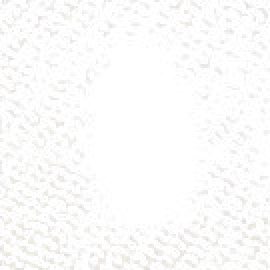
#> input picture data/image/train/pendek/C2.jpg, 135 x 135 px (shown 2 times larger)
$ jupyter execute --allow-errors 'Klasifikasi Beras Satuan.ipynb'   (shell and % lines are left out)
#> lines starting #> are read from the running program, lines starting #| are printed output that depends on the picture; after the words box and inside, x2 and y2 are one past the last pixel; in counts of white or black regions, pixels touching at a corner belong together
<a href="https://colab.research.google.com/github/Vidi005/Klasifikasi-Beras-Satuan/blob/master/Klasifikasi%20Beras%20Satuan.ipynb" target="_parent"></a>

# Klasifikasi Jenis Beras

# **Mengambil Dataset dari Github**

## Persiapan

Program ini dibuat untuk membedakan 2 jenis beras berdasarkan ukuran panjang dan lebarnya

 Ukuran beras pendek (Cilamaya)

 Ukuran beras sedang (IR 64)

Program ini menggunakan 3 macam cara untuk melakukan klasifikasinya, pada cara 1 dan 2 menggunakan klasifikasi dengan membuat fitur secara manual, dan pada cara 3 mengimplementasikan metode deep learning. Namun, untuk klasifikasi beras dengan dua jenis ini masih bisa dilakukan dengan menggunakan cara 1 dan 2, tetapi akan jauh lebih baik hasilnya dengan cara 3.

Cara 1. Klasifikasi Manual dengan Pendekatan Konvensional

Cara 2. Klasifikasi Berdasarkan SVM (Support Vector Machine)

Cara 3. Klasifikasi dengan CNN (Convolutional Neural Network.

Klik tombol run di setiap sel dari atas ke bawah dan semuanya akan berjalan dengan baik.
jika Anda tidak ingin melihat hasil sebelumnya, klik "edit" dan pilih "hapus semua output sel".

## Memasukan Fungsi Library

[cell 1]
import numpy as np
import math, os, sys
import itertools

import matplotlib.pyplot as plt
plt.style.use('default')
from scipy import ndimage

from skimage import measure, morphology
from skimage.io import imsave, imread
from skimage.color import rgb2gray
from skimage.filters import threshold_otsu
from skimage.transform import resize

from sklearn import svm, datasets
from sklearn.metrics import confusion_matrix
import pandas as pd

[cell 2]
#functions to assist visualizations

#confusion matrix drawing function provided by sklearn
def plot_confusion_matrix(cm, classes,
                          normalize=False,
                          title='Confusion matrix',
                          cmap=plt.cm.Blues):
    """
    This function prints and plots the confusion matrix.
    Normalization can be applied by setting `normalize=True`.
    #code from https://scikit-learn.org/stable/auto_examples/model_selection/plot_confusion_matrix.html#sphx-glr-auto-examples-model-selection-plot-confusion-matrix-py
    """
    if normalize:
        cm = cm.astype('float') / cm.sum(axis=1)[:, np.newaxis]
        print("Normalized confusion matrix")
    else:
        print('Confusion matrix, without normalization')

    #print(cm)

    plt.imshow(cm, interpolation='nearest', cmap=cmap)
    plt.title(title)
    #plt.colorbar()
    tick_marks = np.arange(len(classes))
    plt.xticks(tick_marks, classes, rotation=90)
    plt.yticks(tick_marks, classes)

    fmt = '.2f' if normalize else 'd'
    thresh = cm.max() / 2.
    for i, j in itertools.product(range(cm.shape[0]), range(cm.shape[1])):
        plt.text(j, i, format(cm[i, j], fmt),
                 horizontalalignment="center",
                 color="white" if cm[i, j] > thresh else "black")

    plt.ylabel('True label')
    plt.xlabel('Predicted label')
    plt.tight_layout()


def make_meshgrid(x, y, h=.02):
    """Create a mesh of points to plot in

    Parameters
    ----------
    x: data to base x-axis meshgrid on
    y: data to base y-axis meshgrid on
    h: stepsize for meshgrid, optional

    Returns
    -------
    xx, yy : ndarray
    #code from https://scikit-learn.org/stable/auto_examples/svm/plot_iris.html#sphx-glr-auto-examples-svm-plot-iris-py
    """
    x_min, x_max = x.min() - 1, x.max() + 1
    y_min, y_max = y.min() - 1, y.max() + 1
    xx, yy = np.meshgrid(np.arange(x_min, x_max, h),
                         np.arange(y_min, y_max, h))
    return xx, yy


def plot_contours(clf, xx, yy, **params):
    """Plot the decision boundaries for a classifier.

    Parameters
    ----------
    ax: matplotlib axes object
    clf: a classifier
    xx: meshgrid ndarray
    yy: meshgrid ndarray
    params: dictionary of params to pass to contourf, optional
    """
    Z = clf.predict(np.c_[xx.ravel(), yy.ravel()])
    Z = Z.reshape(xx.shape)
    out = plt.contourf(xx, yy, Z, **params)
    return out

## Mengimpor Dataset

[cell 3]
#this command below see inspects part of the files which have been downloaded from the cell above

[cell 4]
#let's visualize a single file
image = imread("data/image/train/pendek/C2.jpg")
#> image is the input picture: shape (135, 135, 4); mean R, G, B, A 96.1, 86.4, 84, 9.2
plt.figure(figsize=(3,3))
plt.imshow(image)

[cell 5]
#lets load everything into memory first

#load training dataset
X_train = []
y_train = []

for root, dirs, files in os.walk("data/image/train"):
    files = [x for x in files if x.endswith(".jpg")]
    for file in files:
        image_path = os.path.join(root, file)

        image = imread(image_path)/255.
        image = resize(image,(32,32))
        X_train.append(image)
        category = os.path.split(root)[-1]
        if category == "pendek":
            y_train.append(0)
        else:
            y_train.append(1)
X_train = np.array(X_train)
y_train = np.array(y_train)


#load test dataset
X_test = []
y_test = []

for root, dirs, files in os.walk("data/image/test"):
    files = [x for x in files if x.endswith(".jpg")]
    for file in files:
        image_path = os.path.join(root, file)

        image = imread(image_path)/255.
        image = resize(image,(32,32))
        X_test.append(image)
        category = os.path.split(root)[-1]
        if category == "pendek":
            y_test.append(0)
        else:
            y_test.append(1)
X_test = np.array(X_test)
y_test = np.array(y_test)

print("train dataset shape is:", X_train.shape,y_train.shape)
#| train dataset shape is: (4, 32, 32, 4) (4,)
print("test dataset shape is:", X_test.shape,y_test.shape)

[cell 6]
plt.subplots_adjust(wspace=0.4, hspace=0.6)

#randomly show several images from the training dataset
index = np.random.randint(0,X_train.shape[0],size=9)
#> index = [0, 3, 1, 0, 3, 3, 3, 3, 1]

for i, idx  in enumerate(index):
    plt.subplot(3,3,i+1)

    if y_train[idx] == 0:
        label = "pendek"
    else:
        label = "sedang"
    plt.title(label)
    plt.imshow(X_train[idx])
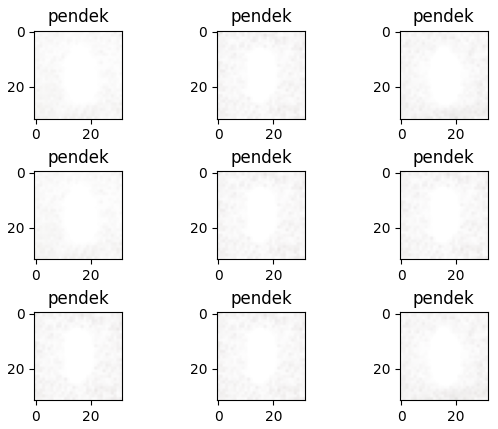
#> figure drawn by matplotlib, 9 panels

# Cara 1 Klasifikasi Secara Manual

Lets manually define the feature for classification. In this case, simply binarizing the image, extracting the area size of each image and then defining a threshold will do well. All of the image transformation and area measuring can be done with the functions of skimage and scipy.

[cell 7]
#Let's try it for one image
image = X_train[0]

#the original image
print(image.shape)
#| (32, 32, 4)
plt.figure(figsize=(3,3))
plt.imshow(image)
plt.title("Gambar Asli")
plt.show()

[cell 8]
#gray conversion
gray = rgb2gray(image)
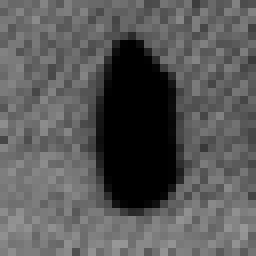
#> gray: shape (32, 32) float64 (shown 8 times larger); min 0, max 0.594, mean 0.348
print(gray.shape)
#| (32, 32)
plt.figure(figsize=(3,3))
plt.imshow(gray, cmap=plt.cm.gray)
plt.title("Terkonversi hitam putih")
plt.show()

[cell 9]
#binary conversion
threshold = threshold_otsu(gray)
binary = gray > threshold
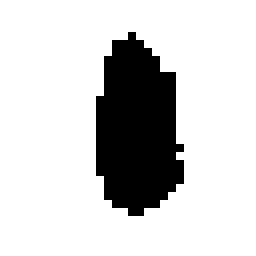
#> binary: shape (32, 32) bool (shown 8 times larger); 81.5% white; 1 black region, box (x1, y1, x2, y2) and area: (12, 4, 23, 27) 189
plt.figure(figsize=(3,3))
plt.imshow(binary, cmap=plt.cm.gray)
plt.show()

now that we have a nice binary image, we can isolate the region of rice seed which corresponds to the white region of the image above.

[cell 10]
label_im, nb_labels = ndimage.label(binary)
#> label_im: shape (32, 32) int32; values 0 (black) and 1 (white), 81.5% white; 1 black region
regionprops = measure.regionprops(label_im, intensity_image=gray)
regionprop = regionprops[0]

print("area is",regionprop.area)
print("major axis length is", regionprop.major_axis_length)
print("minor axis length is", regionprop.minor_axis_length)

[cell 11]
#bundling the above into a function
def quantify_area(image):
    gray = rgb2gray(image)
    threshold = threshold_otsu(gray)
#> threshold = 0.192
    binary = gray > threshold
    label_im, nb_labels = ndimage.label(binary)
#> nb_labels = 1
    regionprops = measure.regionprops(label_im, intensity_image=gray)
#> regionprops = 1 regions; box (x1, y1, x2, y2) and area: (0, 0, 32, 32) 835
    regionprop = regionprops[0]
    area = regionprop.area
#> area = 835
    return area

#test
area = quantify_area(image)
print(area)

[cell 12]
X_train_area = []
for image in X_train:
    area = quantify_area(image)
    X_train_area.append(area)
#> this loop made 4 passes
#> pass 3, in quantify_area (call 4), `gray = rgb2gray(image)`:
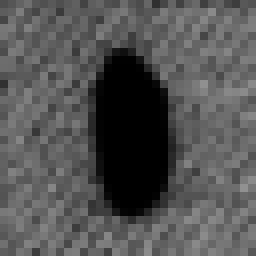
#> gray: shape (32, 32) float64 (shown 8 times larger); min 0, max 0.571, mean 0.329

X_test_area = []
for image in X_test:
    area = quantify_area(image)
    X_test_area.append(area)

[cell 13]
#check the calculated data area value of training dataset

plt.scatter(range(len(X_train_area)),X_train_area,c=y_train,cmap="jet")
plt.xlabel("gambar beras")
plt.ylabel("ukuran (px)")
plt.show()
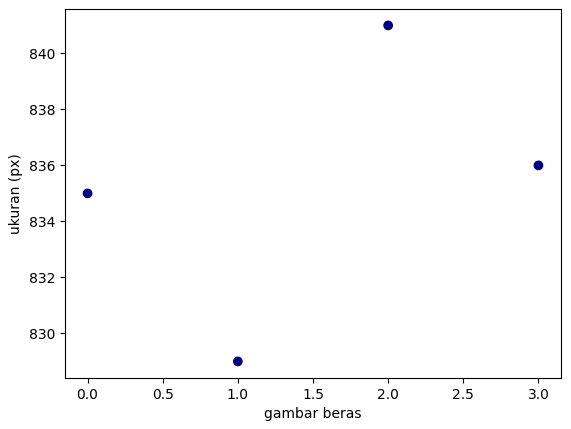
#> figure drawn by matplotlib, 1 panel

[cell 14]
#define an area threshold that can seperate the two classes
#must change from the default value or it won't seperate nicely.
#run this code once and try the suitable value that can seperate blue and red with the horizontal lines
area_threshold = 200


#classify whether the image is a proper seed or a broken seed according to the area_threshold value
train_y_pred = []
for area in X_train_area:
    if area > area_threshold:
        train_y_pred.append(0)
    else:
        train_y_pred.append(1)


#plot scatter with threshold line
plt.figure(figsize=(5,3))
plt.scatter(range(len(X_train_area)),X_train_area,c=y_train,cmap=plt.cm.coolwarm)
plt.axhline(y=area_threshold)
plt.title("biru: beras pendek, merah: beras sedang")
plt.show()
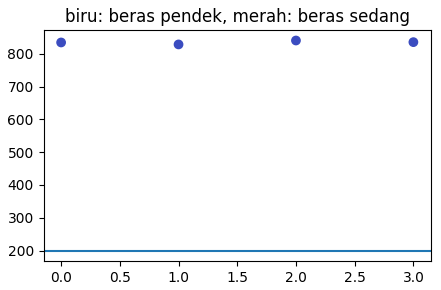
#> figure drawn by matplotlib, 1 panel

#calculate confusion matrix
cnf = confusion_matrix(y_train, train_y_pred)

#confusion matrix in figure
plt.figure(figsize=(3,3))
plot_confusion_matrix(cnf, classes=["pendek","sedang"])

plt.show()
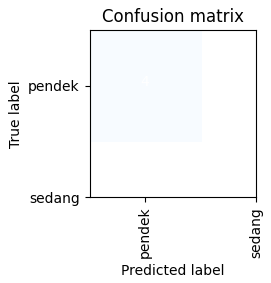
#> figure drawn by matplotlib, 1 panel

[cell 15]
#evaluate it with the test dataset
test_y_pred = []
for area in X_test_area:
    if area > area_threshold:
        test_y_pred.append(0)
    else:
        test_y_pred.append(1)

#plot scatter with threshold line
plt.figure(figsize=(5,3))
plt.scatter(range(len(X_test_area)),X_test_area,c=y_test,cmap=plt.cm.coolwarm)
plt.axhline(y=area_threshold)
#plt.plot([100,0],[100,350],'k-',lw=2)
plt.show()
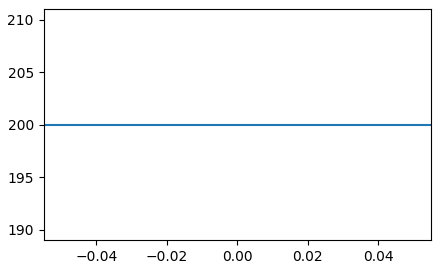
#> figure drawn by matplotlib, 1 panel

#calculate confusion matrix
cnf = confusion_matrix(y_test, test_y_pred)

#confusion matrix in figure
plt.figure(figsize=(3,3))
#> (the rest of this cell did not finish here and is left out)

plt.show()

[cell 16]
#build a classifier

def manual_classifier(image,area_threshold):
    gray = rgb2gray(image)
    threshold = threshold_otsu(gray)
    binary = gray > threshold
    label_im, nb_labels = ndimage.label(binary)
    regionprops = measure.regionprops(label_im, intensity_image=gray)
    regionprop = regionprops[0]
    area = regionprop.area
    if area > area_threshold:
        return 0
    else:
        return 1

# get a image from test dataset #value must be lower than the size of the test dataset(20-1)
n = 7
#> (the rest of this cell did not finish here and is left out)

# Cara 2 Klasifikasi dengan Support Vector Machine

We will next use Support Vector Machine (SVM) for Classification. Since SVM uses data greater than two dimension (features), we will add another metrics, major_axis_length of the region of interest.

[cell 17]
def quantify_mal(image):
    gray = rgb2gray(image)
    threshold = threshold_otsu(gray)
    binary = gray > threshold
    label_im, nb_labels = ndimage.label(binary)
    regionprops = measure.regionprops(label_im, intensity_image=gray)
    regionprop = regionprops[0]
    mal = regionprop.major_axis_length
    return mal


X_train_mal = []
for image in X_train:
    mal = quantify_mal(image)
    X_train_mal.append(mal)

X_test_mal = []
for image in X_test:
    mal = quantify_mal(image)
    X_test_mal.append(mal)

[cell 18]
#reshape data for svm input
X_train2 = np.array([[x,y] for x,y in zip(X_train_mal,X_train_area)])
X_test2 = np.array([[x,y] for x,y in zip(X_test_mal,X_test_area)])
#just concatenating the two data
print(X_train2[:5,:])

[cell 19]
#define linear support vector machine for defining the threshold
clf=svm.SVC(kernel="linear")
#train the classifier
#> (the rest of this cell did not finish here and is left out)

[cell 20]
xx, yy = make_meshgrid(X_train2[:,0],X_train2[:,1],h=0.08)
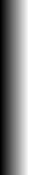
#> xx: shape (175, 29) float64; min 39.39, max 41.63, mean 40.5; drawn with min black and max white
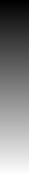
#> yy: shape (175, 29) float64; min 828, max 841.9, mean 835; drawn with min black and max white
#> (the rest of this cell did not finish here and is left out)
